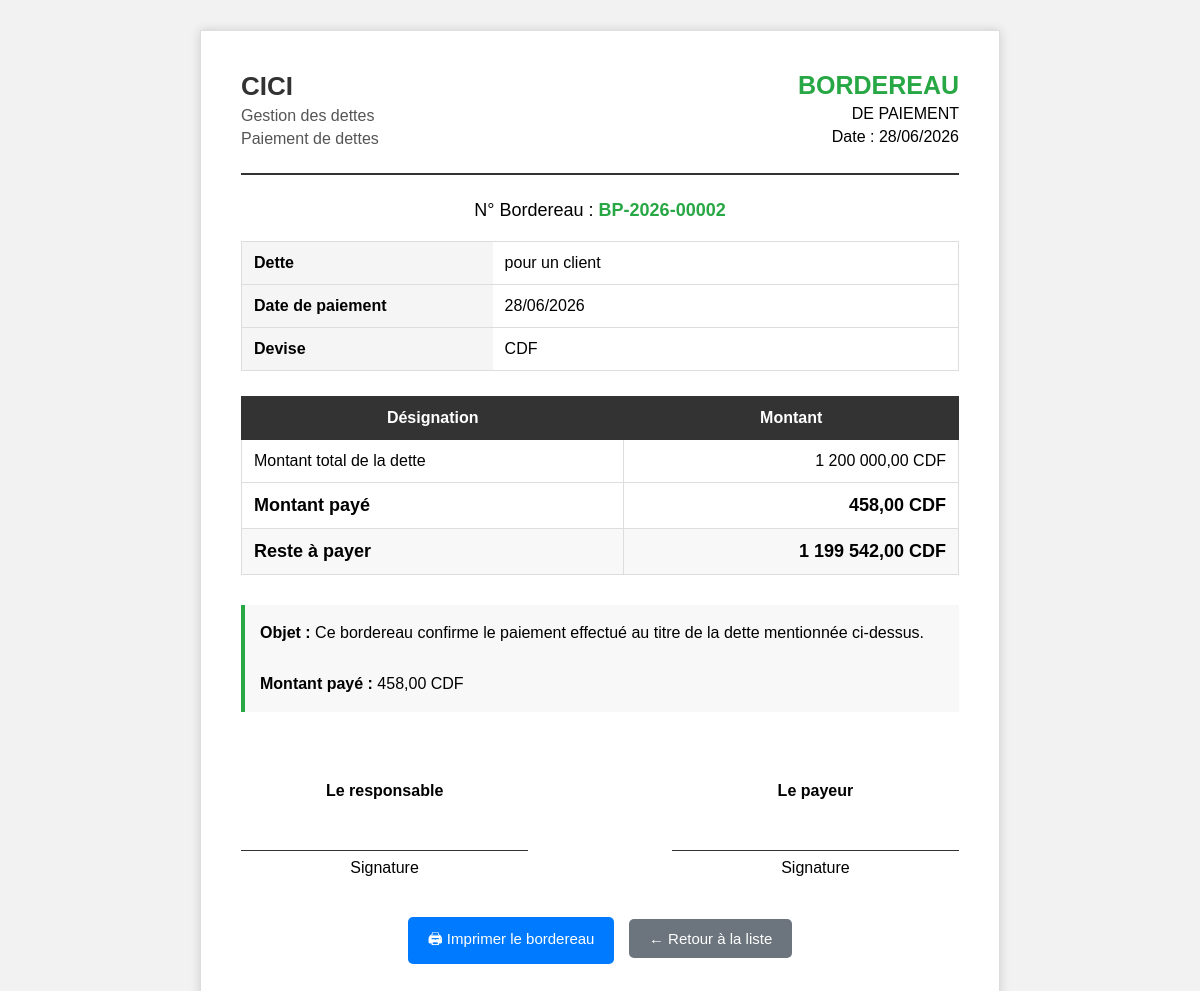
The page /payement_dette/Bordereau.php?id=2 on the database its author committed.
### tables this page shows
CREATE TABLE IF NOT EXISTS `payement_dette` (
  `id_dette_pey` int(11) NOT NULL AUTO_INCREMENT,
  `date` date DEFAULT NULL,
  `montant_peye` decimal(10,2) DEFAULT NULL,
  `reste` decimal(10,2) DEFAULT NULL,
  `devise` text,
  `id_dette` int(11) DEFAULT NULL,
  PRIMARY KEY (`id_dette_pey`),
  KEY `id_dette` (`id_dette`)
);

CREATE TABLE IF NOT EXISTS `dette` (
  `id_dette` int(11) NOT NULL AUTO_INCREMENT,
  `date` date DEFAULT NULL,
  `montant_dette` decimal(10,2) DEFAULT NULL,
  `devise` text,
  `nature_dete` varchar(250) DEFAULT NULL,
  `id_client` int(11) DEFAULT NULL,
  `id_employe` int(11) DEFAULT NULL,
  PRIMARY KEY (`id_dette`),
  KEY `id_client` (`id_client`),
  KEY `id_employe` (`id_employe`)
);

### payement_dette/Bordereau.php (the view, shortened to what this page needs)
<?php
$serveur = "localhost";
$utilisateur = "root";
$motdepasse = "";
$base = "cici";
$conn = mysqli_connect(
    $serveur,
    $utilisateur,
    $motdepasse,
    $base
);
mysqli_set_charset($conn, "utf8");
$id = (int) $_GET['id'];
$sql = "
    SELECT
        payement_dette.*,
        dette.nature_dete,
        dette.montant_dette AS montant_dette
    FROM payement_dette
    LEFT JOIN dette
        ON payement_dette.id_dette = dette.id_dette
    WHERE payement_dette.id_dette_pey = ?
";
$stmt = mysqli_prepare($conn, $sql);
mysqli_stmt_bind_param(
    $stmt,
    "i",
    $id
);
mysqli_stmt_execute($stmt);
$resultat = mysqli_stmt_get_result($stmt);
$paiement = mysqli_fetch_assoc($resultat);
$montant_dette = (float) $paiement['montant_dette'];
$montant_paye = (float) $paiement['montant_peye'];
$reste = $montant_dette - $montant_paye;
if (
    isset($paiement['reste']) &&
    $paiement['reste'] !== null &&
    $paiement['reste'] !== ''
) {
    $reste = (float) $paiement['reste'];
}
$devise = $paiement['devise'];
$nature_dette = $paiement['nature_dete'];
?>
<!DOCTYPE html>
<html lang="fr">
<head>
</head>
<body>
<div class="bordereau">
<div class="entete">
    <div class="entreprise">
        <h2>
            CICI
        </h2>
        <p>
            Gestion des dettes
        </p>
        <p>
            Paiement de dettes
        </p>
    </div>
    <div class="titre">
        <h1>
            BORDEREAU
        </h1>
        <p>
            DE PAIEMENT
        </p>
        <p>
            Date :
            <?php
            echo date(
                "d/m/Y",
                strtotime(
                    $paiement['date']
                )
            );
            ?>
        </p>
    </div>
</div>
<div class="numero">
    N° Bordereau :
    <strong>
        <?php
        echo "BP-"
            . date(
                "Y",
                strtotime(
                    $paiement['date']
                )
            )
            . "-"
            . str_pad(
                $paiement['id_dette_pey'],
                5,
                "0",
                STR_PAD_LEFT
            );
        ?>
    </strong>
</div>
<div class="info">
    <div class="ligne">
        <div class="label">
            Dette
        </div>
        <div class="valeur">
            <?php
            echo htmlspecialchars(
                $nature_dette
            );
            ?>
        </div>
    </div>
    <div class="ligne">
        <div class="label">
            Date de paiement
        </div>
        <div class="valeur">
            <?php
            echo date(
                "d/m/Y",
                strtotime(
                    $paiement['date']
                )
            );
            ?>
        </div>
    </div>
    <div class="ligne">
        <div class="label">
            Devise
        </div>
        <div class="valeur">
            <?php
            echo htmlspecialchars(
                $devise
            );
            ?>
        </div>
    </div>
</div>
<div class="montants">
<table>
<thead>
<tr>
    <th>
        Désignation
    </th>
    <th>
        Montant
    </th>
</tr>
</thead>
<tbody>
<tr>
    <td>
        Montant total de la dette
    </td>
    <td>
        <?php
        echo number_format(
            $montant_dette,
            2,
            ',',
            ' '
        );
        ?>
        <?php
        echo htmlspecialchars($devise);
        ?>
    </td>
</tr>
<tr class="total-paye">
    <td>
        Montant payé
    </td>
    <td>
        <?php
        echo number_format(
            $montant_paye,
            2,
            ',',
            ' '
        );
        ?>
        <?php
        echo htmlspecialchars($devise);
        ?>
    </td>
</tr>
<tr class="reste">
    <td>
        Reste à payer
    </td>
    <td>
        <?php
        echo number_format(
            $reste,
            2,
            ',',
            ' '
        );
        ?>
        <?php
        echo htmlspecialchars($devise);
        ?>
    </td>
</tr>
</tbody>
</table>
</div>
<div class="message">
    <strong>
        Objet :
    </strong>
    Ce bordereau confirme le paiement
    effectué au titre de la dette
    mentionnée ci-dessus.
    <br><br>
    <strong>
        Montant payé :
    </strong>
    <?php
    echo number_format(
        $montant_paye,
        2,
        ',',
        ' '
    );
    ?>
    <?php
    echo htmlspecialchars($devise);
    ?>
</div>
<div class="signatures">
    <div class="signature">
        <strong>
            Le responsable
        </strong>
        <div class="trait">
            Signature
        </div>
    </div>
    <div class="signature">
        <strong>
            Le payeur
        </strong>
        <div class="trait">
            Signature
        </div>
    </div>
</div>
<div class="actions">
    <button
        onclick="window.print()"
        class="btn btn-imprimer"
    >
        🖨 Imprimer le bordereau
    </button>
    <a
        href="liste.php"
        class="btn btn-retour"
    >
        ← Retour à la liste
    </a>
</div>
</div>
</body>
</html>

### payement_dette/Bordereau.php (style rules this page uses)
* { box-sizing: border-box; }
body { margin: 0; padding: 30px; font-family: Arial, sans-serif; background: #f2f2f2; }
.bordereau { width: 800px; max-width: 100%; margin: auto; background: white; padding: 40px; border: 1px solid #ddd; box-shadow: 0 0 10px rgba(0,0,0,0.15); }
.entete { display: flex; justify-content: space-between; align-items: flex-start; border-bottom: 2px solid #333; padding-bottom: 20px; margin-bottom: 25px; }
.entreprise h2 { margin: 0; font-size: 26px; color: #333; }
.entreprise p { margin: 5px 0; color: #555; }
.titre { text-align: right; }
.titre h1 { margin: 0; color: #28a745; font-size: 25px; }
.titre p { margin: 5px 0; }
.numero { text-align: center; margin: 20px 0; font-size: 18px; }
.numero strong { color: #28a745; }
.info { margin-top: 20px; border: 1px solid #ddd; }
.ligne { display: flex; border-bottom: 1px solid #ddd; }
.ligne:last-child { border-bottom: none; }
.label { width: 35%; padding: 12px; background: #f5f5f5; font-weight: bold; }
.valeur { width: 65%; padding: 12px; }
.montants { margin-top: 25px; }
.montants table { width: 100%; border-collapse: collapse; }
.montants th { background: #333; color: white; padding: 12px; border: 1px solid #333; }
.montants td { padding: 12px; border: 1px solid #ddd; text-align: right; }
.montants td:first-child { text-align: left; }
.total-paye { font-weight: bold; font-size: 18px; }
.reste { font-weight: bold; font-size: 18px; background: #f8f8f8; }
.message { margin-top: 30px; padding: 15px; background: #f8f8f8; border-left: 4px solid #28a745; line-height: 1.6; }
.signatures { display: flex; justify-content: space-between; margin-top: 70px; text-align: center; }
.signature { width: 40%; }
.signature .trait { margin-top: 50px; border-top: 1px solid #333; padding-top: 8px; }
.actions { text-align: center; margin-top: 35px; }
.btn { display: inline-block; padding: 11px 20px; margin: 5px; border-radius: 5px; color: white; text-decoration: none; border: none; cursor: pointer; font-size: 15px; }
.btn-imprimer { background: #007bff; }
.btn-retour { background: #6c757d; }

### rows shown on the page
payement_dette: date "28/06/2026", date "2026", id_dette_pey "00002", id_dette.nature_dete "pour un client", devise "CDF", id_dette.montant_dette "1 200 000,00", montant_peye "458,00", reste "1 199 542,00"
